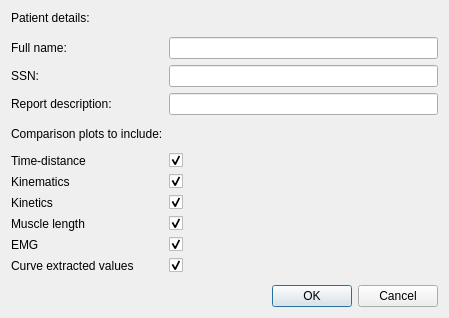
<?xml version="1.0" encoding="UTF-8"?>
<ui version="4.0">
 <class>Dialog</class>
 <widget class="QDialog" name="Dialog">
  <property name="geometry">
   <rect>
    <x>0</x>
    <y>0</y>
    <width>449</width>
    <height>297</height>
   </rect>
  </property>
  <property name="windowTitle">
   <string>Patient details</string>
  </property>
  <layout class="QVBoxLayout" name="verticalLayout">
   <item>
    <layout class="QFormLayout" name="formLayout">
     <item row="0" column="0" colspan="2">
      <widget class="QLabel" name="prompt">
       <property name="font">
        <font>
         <weight>50</weight>
         <bold>false</bold>
        </font>
       </property>
       <property name="text">
        <string>Patient details:</string>
       </property>
       <property name="alignment">
        <set>Qt::AlignLeading|Qt::AlignLeft|Qt::AlignVCenter</set>
       </property>
      </widget>
     </item>
     <item row="1" column="0">
      <spacer name="verticalSpacer">
       <property name="orientation">
        <enum>Qt::Vertical</enum>
       </property>
       <property name="sizeHint" stdset="0">
        <size>
         <width>20</width>
         <height>40</height>
        </size>
       </property>
      </spacer>
     </item>
     <item row="2" column="0">
      <widget class="QLabel" name="label">
       <property name="text">
        <string>Full name:</string>
       </property>
      </widget>
     </item>
     <item row="2" column="1">
      <widget class="QLineEdit" name="lnFullName"/>
     </item>
     <item row="3" column="0">
      <widget class="QLabel" name="label_2">
       <property name="text">
        <string>SSN:</string>
       </property>
      </widget>
     </item>
     <item row="3" column="1">
      <widget class="QLineEdit" name="lnHetu"/>
     </item>
     <item row="4" column="0">
      <widget class="QLabel" name="label_13">
       <property name="text">
        <string>Report description:</string>
       </property>
      </widget>
     </item>
     <item row="4" column="1">
      <widget class="QLineEdit" name="lnDescription"/>
     </item>
     <item row="5" column="0">
      <spacer name="verticalSpacer_2">
       <property name="orientation">
        <enum>Qt::Vertical</enum>
       </property>
       <property name="sizeHint" stdset="0">
        <size>
         <width>20</width>
         <height>40</height>
        </size>
       </property>
      </spacer>
     </item>
     <item row="6" column="0">
      <widget class="QLabel" name="label_3">
       <property name="font">
        <font>
         <weight>50</weight>
         <bold>false</bold>
        </font>
       </property>
       <property name="text">
        <string>Comparison plots to include:</string>
       </property>
      </widget>
     </item>
     <item row="7" column="0">
      <spacer name="verticalSpacer_3">
       <property name="orientation">
        <enum>Qt::Vertical</enum>
       </property>
       <property name="sizeHint" stdset="0">
        <size>
         <width>20</width>
         <height>40</height>
        </size>
       </property>
      </spacer>
     </item>
     <item row="8" column="0">
      <widget class="QLabel" name="label_11">
       <property name="text">
        <string>Time-distance</string>
       </property>
      </widget>
     </item>
     <item row="8" column="1">
      <widget class="QCheckBox" name="cbTimeDist">
       <property name="text">
        <string/>
       </property>
       <property name="checked">
        <bool>true</bool>
       </property>
      </widget>
     </item>
     <item row="9" column="0">
      <widget class="QLabel" name="label_5">
       <property name="text">
        <string>Kinematics</string>
       </property>
      </widget>
     </item>
     <item row="9" column="1">
      <widget class="QCheckBox" name="cbKinematics">
       <property name="sizePolicy">
        <sizepolicy hsizetype="Minimum" vsizetype="Fixed">
         <horstretch>0</horstretch>
         <verstretch>0</verstretch>
        </sizepolicy>
       </property>
       <property name="layoutDirection">
        <enum>Qt::LeftToRight</enum>
       </property>
       <property name="text">
        <string/>
       </property>
       <property name="checked">
        <bool>true</bool>
       </property>
      </widget>
     </item>
     <item row="10" column="0">
      <widget class="QLabel" name="label_9">
       <property name="text">
        <string>Kinetics</string>
       </property>
      </widget>
     </item>
     <item row="10" column="1">
      <widget class="QCheckBox" name="cbKinetics">
       <property name="sizePolicy">
        <sizepolicy hsizetype="Minimum" vsizetype="Fixed">
         <horstretch>0</horstretch>
         <verstretch>0</verstretch>
        </sizepolicy>
       </property>
       <property name="layoutDirection">
        <enum>Qt::LeftToRight</enum>
       </property>
       <property name="text">
        <string/>
       </property>
       <property name="checked">
        <bool>true</bool>
       </property>
      </widget>
     </item>
     <item row="11" column="0">
      <widget class="QLabel" name="label_6">
       <property name="text">
        <string>Muscle length</string>
       </property>
      </widget>
     </item>
     <item row="11" column="1">
      <widget class="QCheckBox" name="cbMuscleLen">
       <property name="sizePolicy">
        <sizepolicy hsizetype="Minimum" vsizetype="Fixed">
         <horstretch>0</horstretch>
         <verstretch>0</verstretch>
        </sizepolicy>
       </property>
       <property name="layoutDirection">
        <enum>Qt::LeftToRight</enum>
       </property>
       <property name="text">
        <string/>
       </property>
       <property name="checked">
        <bool>true</bool>
       </property>
      </widget>
     </item>
     <item row="12" column="0">
      <widget class="QLabel" name="label_7">
       <property name="text">
        <string>EMG</string>
       </property>
      </widget>
     </item>
     <item row="12" column="1">
      <widget class="QCheckBox" name="cbEMG">
       <property name="sizePolicy">
        <sizepolicy hsizetype="Minimum" vsizetype="Fixed">
         <horstretch>0</horstretch>
         <verstretch>0</verstretch>
        </sizepolicy>
       </property>
       <property name="layoutDirection">
        <enum>Qt::LeftToRight</enum>
       </property>
       <property name="text">
        <string/>
       </property>
       <property name="checked">
        <bool>true</bool>
       </property>
      </widget>
     </item>
     <item row="14" column="0">
      <spacer name="verticalSpacer_4">
       <property name="orientation">
        <enum>Qt::Vertical</enum>
       </property>
       <property name="sizeHint" stdset="0">
        <size>
         <width>20</width>
         <height>40</height>
        </size>
       </property>
      </spacer>
     </item>
     <item row="13" column="0">
      <widget class="QLabel" name="label_4">
       <property name="text">
        <string>Curve extracted values</string>
       </property>
      </widget>
     </item>
     <item row="13" column="1">
      <widget class="QCheckBox" name="cbExtracted">
       <property name="sizePolicy">
        <sizepolicy hsizetype="Minimum" vsizetype="Fixed">
         <horstretch>0</horstretch>
         <verstretch>0</verstretch>
        </sizepolicy>
       </property>
       <property name="layoutDirection">
        <enum>Qt::LeftToRight</enum>
       </property>
       <property name="text">
        <string/>
       </property>
       <property name="checked">
        <bool>true</bool>
       </property>
      </widget>
     </item>
    </layout>
   </item>
   <item>
    <widget class="QDialogButtonBox" name="buttonBox">
     <property name="orientation">
      <enum>Qt::Horizontal</enum>
     </property>
     <property name="standardButtons">
      <set>QDialogButtonBox::Cancel|QDialogButtonBox::Ok</set>
     </property>
    </widget>
   </item>
  </layout>
 </widget>
 <resources/>
 <connections>
  <connection>
   <sender>buttonBox</sender>
   <signal>accepted()</signal>
   <receiver>Dialog</receiver>
   <slot>accept()</slot>
   <hints>
    <hint type="sourcelabel">
     <x>248</x>
     <y>254</y>
    </hint>
    <hint type="destinationlabel">
     <x>157</x>
     <y>274</y>
    </hint>
   </hints>
  </connection>
  <connection>
   <sender>buttonBox</sender>
   <signal>rejected()</signal>
   <receiver>Dialog</receiver>
   <slot>reject()</slot>
   <hints>
    <hint type="sourcelabel">
     <x>316</x>
     <y>260</y>
    </hint>
    <hint type="destinationlabel">
     <x>286</x>
     <y>274</y>
    </hint>
   </hints>
  </connection>
 </connections>
</ui>
